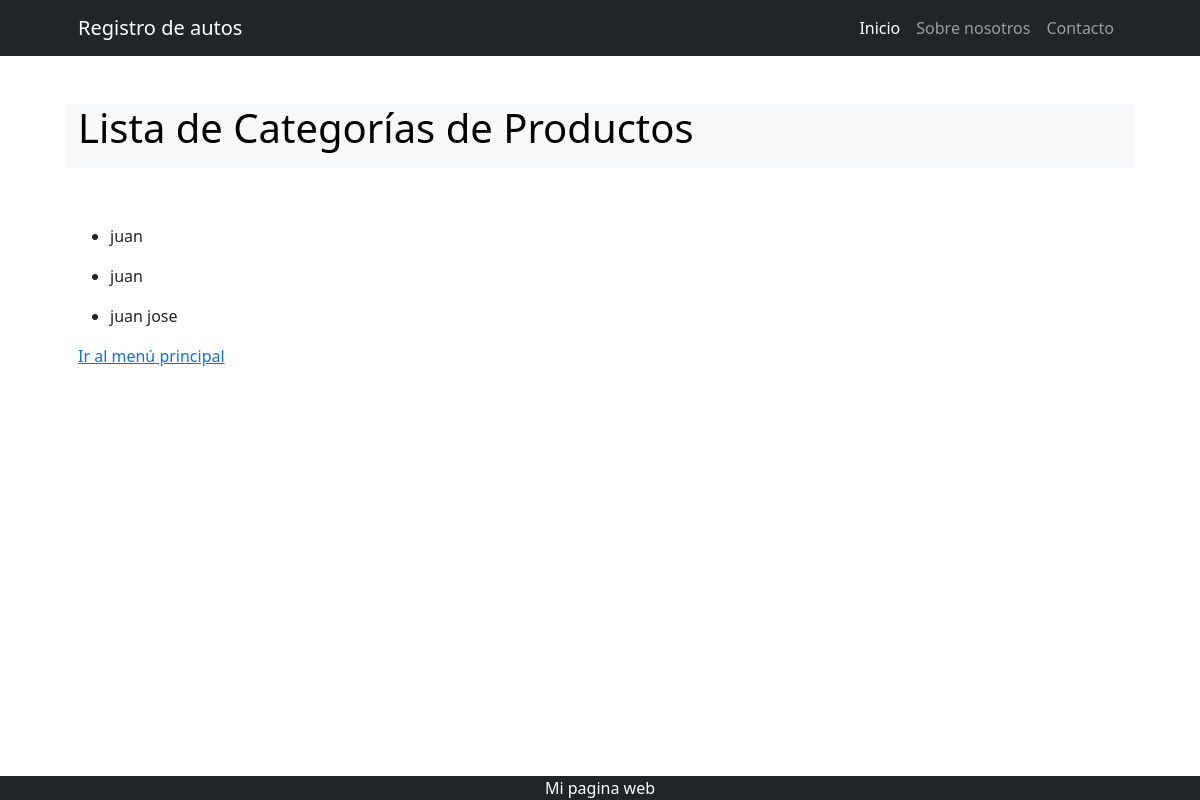
Screenshot of /cliente/list/ with the database file from the repository.
### apps/cliente/models.py (models this page shows, shortened)
class Cliente(models.Model):
    nombre = models.CharField(max_length=50)
    apellido = models.CharField(max_length=50)
    dni = models.CharField(max_length=50, null=True, blank=True)
    telefono = models.CharField(max_length=50, null=True, blank=True)
    domicilio = models.CharField(max_length=50, null=True, blank=True)

### apps/cliente/views.py (the view)
# urls.py: path("list/", views.ClienteList.as_view(), name="list"),
class ClienteList(ListView):
    model = models.Cliente

### apps/cliente/templates/cliente/cliente_list.html
{% extends 'cliente/index.html' %}
{% block INDEX_TITULO %}
    Lista de Categorías de Productos
{% endblock INDEX_TITULO %}
{% block INDEX_CONTENIDO %}
    {% if object_list %}
        {% for object in object_list %}
            <ul>
                <li>{{ object.nombre }}
                </li>
            </ul>
        {% endfor %}
    {% else %}
        <p>no hay elementos</p>
    {% endif %}
    <a href="{% url 'home:home' %}">Ir al menú principal</a>
{% endblock INDEX_CONTENIDO %}

### apps/cliente/templates/cliente/index.html (shortened to what this page needs)
{% extends 'home/index.html' %}

### apps/home/templates/home/index.html (shortened to what this page needs)
{% extends 'Home/base.html' %}
{% load static %}
{% block BASE_CONTENIDO %}
    <div class="row align-items-center my-5">
        <h1 class="pb-lg-3 text-bg-light">
            {% block INDEX_TITULO %}{% endblock INDEX_TITULO %}
        </h1>
    </div>
    {% block INDEX_CONTENIDO %}{% endblock INDEX_CONTENIDO %}
{% endblock BASE_CONTENIDO %}

### apps/home/templates/home/base.html (shortened to what this page needs)
{% load static %}
<!DOCTYPE html>
<html lang="es">
    <head>
        <link href="{% static 'home/css/styles.css' %}" rel="stylesheet" />
    </head>
    <body>
        {% include 'home/navbar.html' %}
        <div class="container px-4 px-lg-5">
            {% block BASE_CONTENIDO %}
            {% endblock BASE_CONTENIDO %}
        </div>
        {% include 'home/footer.html' %}
    </body>
</html>

### apps/home/templates/home/navbar.html (shortened to what this page needs)
<nav class="navbar navbar-expand-lg navbar-dark bg-dark">
    <div class="container px-5">
        <a class="navbar-brand" href="#!">Registro de autos</a>
        <div class="collapse navbar-collapse" id="navbarSupportedContent">
            <ul class="navbar-nav ms-auto mb-2 mb-lg-0">
                <li class="nav-item"><a class="nav-link active" aria-current="page" href="{% url 'home:home' %}">Inicio</a></li>
                <li class="nav-item"><a class="nav-link" href="#!">Sobre nosotros</a></li>
                <li class="nav-item"><a class="nav-link" href="#!">Contacto</a></li>
            </ul>
        </div>
    </div>
</nav>

### apps/home/templates/home/footer.html
<footer class="bg-dark fixed-bottom ">
    <div class="container px-4 px-lg-5"><p class="m-0 text-center text-white">Mi pagina web</p></div>
</footer>

### rows the page displays
Cliente: nombre "juan"
Cliente: nombre "juan"
Cliente: nombre "juan jose"
